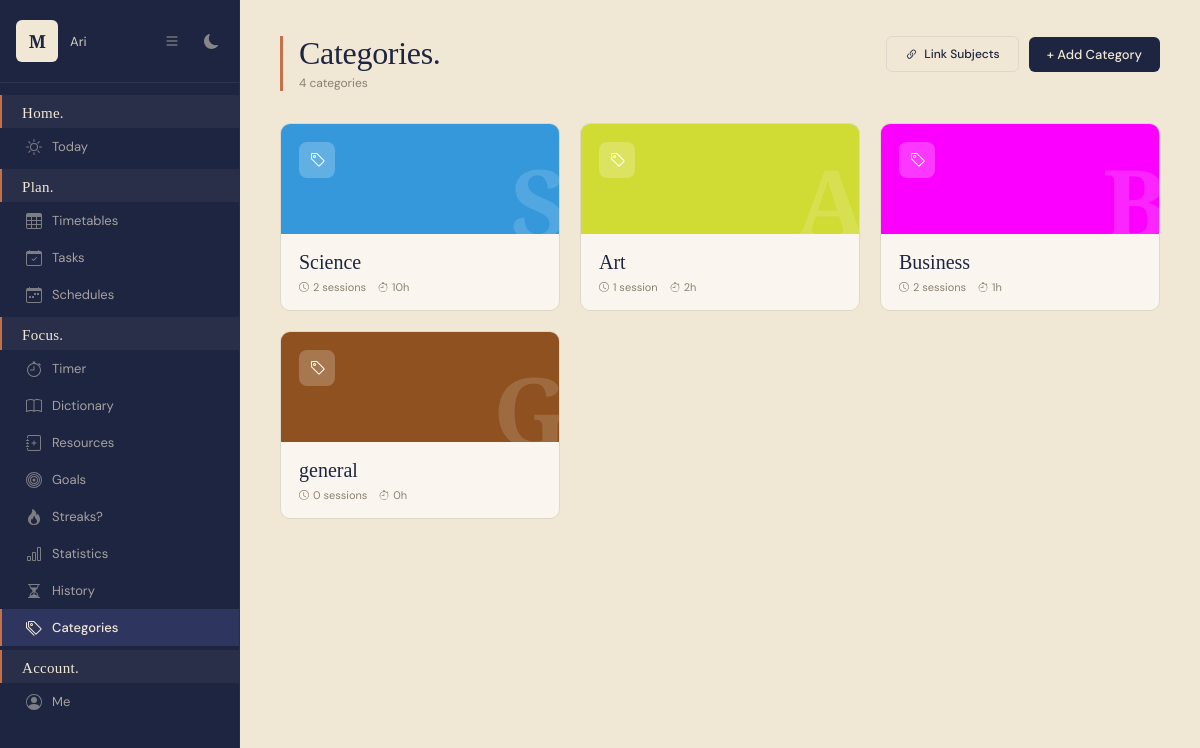
Screenshot of /study/categories/ (signed in) with the database file from the repository.
### planner/models.py (models this page shows, shortened)
class StudyCategory(models.Model):
    user = models.ForeignKey(User, on_delete=models.CASCADE)
    name = models.CharField(max_length=100)
    color = models.CharField(max_length=7, default='#3498db')
    class Meta:
        verbose_name_plural = "Study Categories"

### planner/views/study_views.py (the view)
# urls.py: path('study/categories/', views.manage_categories, name='manage_categories'),
@login_required(login_url='planner:login')
def manage_categories(request):
    from django.db.models import Sum, Count
    categories = StudyCategory.objects.filter(user=request.user).annotate(
        total_sessions=Count('studysession'),
        total_hours=Sum('studysession__duration_seconds')
    )
    return render(request, 'study/categories.html', {
        'categories': categories,
    })

### planner/templates/study/categories.html (shortened to what this page needs)
{% extends 'base.html' %}
{% block nav_categories %}active{% endblock %}
{% block content %}
    <div class="cat-header">
        <div class="cat-header-left">
            <h1 class="cat-title">Categories.</h1>
            <p class="cat-subtitle">{{ categories|length }} categor{{ categories|length|pluralize:"y,ies" }}</p>
        </div>
        <div class="cat-header-actions">
            <a href="{% url 'planner:suggest_subjects' %}" class="btn btn-ghost" style="font-size:12px;">
                Link Subjects
            </a>
            <a href="{% url 'planner:add_category' %}" class="btn btn-primary">+ Add Category</a>
        </div>
    </div>
    <div class="cat-grid">
        {% for cat in categories %}
        {% with hours=cat.total_hours|default:0 sessions=cat.total_sessions|default:0 %}
        <div class="cat-card">
            <div class="cat-card-top"
                 data-initial="{{ cat.name|first|upper }}"
                 style="background: {{ cat.color }};">
                <div class="cat-card-icon">
                </div>
            </div>
            <div class="cat-card-bottom">
                <span class="cat-card-name">{{ cat.name }}</span>
                <div class="cat-card-stats">
                    <span class="cat-card-stat">
                        <svg xmlns="http://www.w3.org/2000/svg" width="10" height="10" fill="currentColor" viewBox="0 0 16 16">
                            <path d="M8 3.5a.5.5 0 0 0-1 0V9a.5.5 0 0 0 .252.434l3.5 2a.5.5 0 0 0 .496-.868L8 8.71z"/>
                            <path d="M8 16A8 8 0 1 0 8 0a8 8 0 0 0 0 16m7-8A7 7 0 1 1 1 8a7 7 0 0 1 14 0"/>
                        </svg>
                        {{ cat.studysession_set.count }} session{{ cat.studysession_set.count|pluralize }}
                    </span>
                    <span class="cat-card-stat">
                        {% widthratio cat.total_hours|default:0 3600 1 %}h
                    </span>
                </div>
            </div>
        </div>
        {% endwith %}
        {% endfor %}
    </div>
{% endblock %}

### planner/templates/base.html (shortened to what this page needs)
<!DOCTYPE html>
<html lang="en">
<head>
    <link rel="stylesheet" href="https://cdn.jsdelivr.net/npm/flatpickr/dist/flatpickr.min.css">
</head>
<body>
{% if user.is_authenticated %}
<aside>
    <div class="sidebar-top">
        <div class="logo-box">M</div>
        <span class="sidebar-username">{{ user.username }}</span>
        <button class="sidebar-toggle" id="sidebarToggle" title="Toggle sidebar">
            <svg xmlns="http://www.w3.org/2000/svg" width="16" height="16" fill="currentColor" viewBox="0 0 16 16">
                <path fill-rule="evenodd" d="M2.5 12a.5.5 0 0 1 .5-.5h10a.5.5 0 0 1 0 1H3a.5.5 0 0 1-.5-.5m0-4a.5.5 0 0 1 .5-.5h10a.5.5 0 0 1 0 1H3a.5.5 0 0 1-.5-.5m0-4a.5.5 0 0 1 .5-.5h10a.5.5 0 0 1 0 1H3a.5.5 0 0 1-.5-.5"/>
            </svg>
        </button>
        <button class="theme-toggle" id="themeToggle" title="Toggle dark mode">
        </button>
    </div>
    <nav>
        <div class="nav-section">
            <span class="nav-section-label">Home.</span>
            <a href="{% url 'planner:home' %}" class="nav-link {% block nav_today %}{% endblock %}" data-tooltip="Today">
                <span>Today</span>
            </a>
        </div>
        <div class="nav-section">
            <span class="nav-section-label">Plan.</span>
            <a href="{% url 'planner:timetable_home' %}" class="nav-link {% block nav_timetable %}{% endblock %}" data-tooltip="Today">
                <span>Timetables</span>
            </a>
            <a href="{% url 'planner:tasks_home' %}" class="nav-link {% block nav_tasks %}{% endblock %}" data-tooltip="Today">
                <span>Tasks</span>
            </a>
            <a href="{% url 'planner:schedule_home' %}" class="nav-link {% block nav_schedule %}{% endblock %}" data-tooltip="Schedule">
                <span>Schedules</span>
            </a>
        </div>
        <div class="nav-section">
            <span class="nav-section-label">Focus.</span>
            <a href="{% url 'planner:study_timer' %}" class="nav-link {% block nav_timer %}{% endblock %}" data-tooltip="Today">
                <span>Timer</span>
            </a>
            <a href="{% url 'planner:dictionary' %}" class="nav-link {% block nav_dictionary %}{% endblock %}" data-tooltip="Today">
                <span>Dictionary</span>
            </a>
            <a href="{% url 'planner:study_resources' %}" class="nav-link {% block nav_resources %}{% endblock %}" data-tooltip="Today">
                <span>Resources</span>
            </a>
            <a href="{% url 'planner:study_goals' %}" class="nav-link {% block nav_goals %}{% endblock %}" data-tooltip="Today">
                <span>Goals</span>
            </a>
            <a href="{% url 'planner:study_streaks' %}" class="nav-link {% block nav_streaks %}{% endblock %}" data-tooltip="Today">
                <span>Streaks?</span>
            </a>
            <a href="{% url 'planner:study_statistics' %}" class="nav-link {% block nav_statistics %}{% endblock %}" data-tooltip="Today">
                <span>Statistics</span>
            </a>
            <a href="{% url 'planner:study_history' %}" class="nav-link {% block nav_history %}{% endblock %}" data-tooltip="Today">
                <span>History</span>
            </a>
            <a href="{% url 'planner:manage_categories' %}" class="nav-link {% block nav_categories %}{% endblock %}" data-tooltip="Today">
                <span>Categories</span>
            </a>
        </div>
        <div class="nav-section">
            <span class="nav-section-label">Account.</span>
            <a href="{% url 'planner:my_account' %}" class="nav-link {% block nav_account %}{% endblock %}" data-tooltip="Today">
                <svg xmlns="http://www.w3.org/2000/svg" width="14" height="14" fill="currentColor" viewBox="0 0 16 16">
                    <path d="M11 6a3 3 0 1 1-6 0 3 3 0 0 1 6 0"/>
                    <path fill-rule="evenodd" d="M0 8a8 8 0 1 1 16 0A8 8 0 0 1 0 8m8-7a7 7 0 0 0-5.468 11.37C3.242 11.226 4.805 10 8 10s4.757 1.225 5.468 2.37A7 7 0 0 0 8 1"/>
                </svg>
                <span>Me</span>
            </a>
        </div>
    </nav>
</aside>
<main>
{% else %}
<main style="margin-left: 0;">
{% endif %}
    {% block content %}{% endblock %}
</main>
</body>
</html>

### rows the page displays
StudyCategory: name "Science", studysession_set.count "2", total_hours "10"
StudyCategory: name "Art", studysession_set.count "1", total_hours "2"
StudyCategory: name "Business", studysession_set.count "2", total_hours "1"
StudyCategory: name "general", studysession_set.count "0", total_hours "0"

### other values shown
{{ user.username }} "Ari"
{{ categories|length }} "4"
